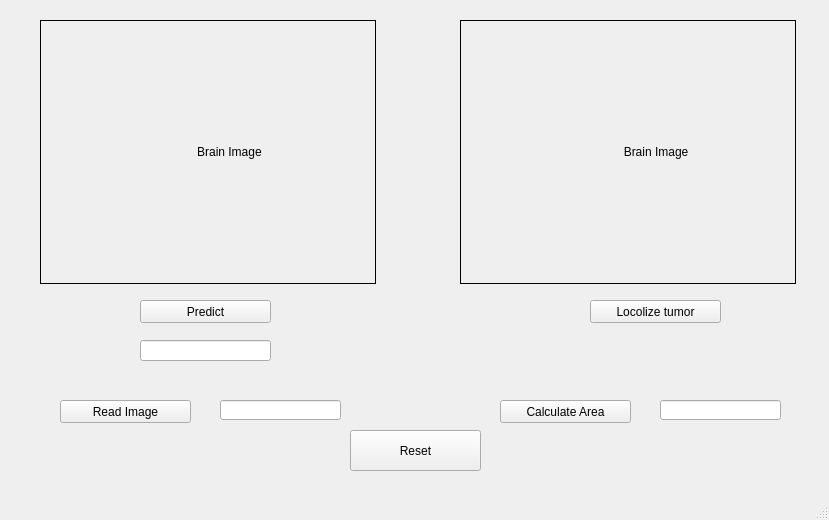
<?xml version="1.0" encoding="UTF-8"?>
<ui version="4.0">
 <class>BraintumorPredictor</class>
 <widget class="QMainWindow" name="BraintumorPredictor">
  <property name="geometry">
   <rect>
    <x>0</x>
    <y>0</y>
    <width>829</width>
    <height>520</height>
   </rect>
  </property>
  <property name="windowTitle">
   <string>MainWindow</string>
  </property>
  <widget class="QWidget" name="centralwidget">
   <widget class="QLabel" name="label_2">
    <property name="geometry">
     <rect>
      <x>40</x>
      <y>20</y>
      <width>336</width>
      <height>264</height>
     </rect>
    </property>
    <property name="frameShape">
     <enum>QFrame::Box</enum>
    </property>
    <property name="text">
     <string>                                              Brain Image</string>
    </property>
    <property name="scaledContents">
     <bool>true</bool>
    </property>
   </widget>
   <widget class="QPushButton" name="pushButton_2">
    <property name="geometry">
     <rect>
      <x>140</x>
      <y>300</y>
      <width>131</width>
      <height>23</height>
     </rect>
    </property>
    <property name="text">
     <string>Predict</string>
    </property>
   </widget>
   <widget class="QLineEdit" name="lineEdit_3">
    <property name="geometry">
     <rect>
      <x>140</x>
      <y>340</y>
      <width>131</width>
      <height>21</height>
     </rect>
    </property>
   </widget>
   <widget class="QPushButton" name="pushButton_3">
    <property name="geometry">
     <rect>
      <x>590</x>
      <y>300</y>
      <width>131</width>
      <height>23</height>
     </rect>
    </property>
    <property name="text">
     <string>Locolize tumor</string>
    </property>
   </widget>
   <widget class="QPushButton" name="pushButton_4">
    <property name="geometry">
     <rect>
      <x>500</x>
      <y>400</y>
      <width>131</width>
      <height>23</height>
     </rect>
    </property>
    <property name="text">
     <string>Calculate Area</string>
    </property>
   </widget>
   <widget class="QLineEdit" name="lineEdit_2">
    <property name="geometry">
     <rect>
      <x>660</x>
      <y>400</y>
      <width>121</width>
      <height>20</height>
     </rect>
    </property>
   </widget>
   <widget class="QLineEdit" name="lineEdit_4">
    <property name="geometry">
     <rect>
      <x>220</x>
      <y>400</y>
      <width>121</width>
      <height>20</height>
     </rect>
    </property>
   </widget>
   <widget class="QPushButton" name="pushButton_5">
    <property name="geometry">
     <rect>
      <x>60</x>
      <y>400</y>
      <width>131</width>
      <height>23</height>
     </rect>
    </property>
    <property name="text">
     <string>Read Image</string>
    </property>
   </widget>
   <widget class="QLabel" name="label_3">
    <property name="geometry">
     <rect>
      <x>460</x>
      <y>20</y>
      <width>336</width>
      <height>264</height>
     </rect>
    </property>
    <property name="frameShape">
     <enum>QFrame::Box</enum>
    </property>
    <property name="text">
     <string>                                                Brain Image</string>
    </property>
    <property name="scaledContents">
     <bool>true</bool>
    </property>
   </widget>
   <widget class="QPushButton" name="pushButton_6">
    <property name="geometry">
     <rect>
      <x>350</x>
      <y>430</y>
      <width>131</width>
      <height>41</height>
     </rect>
    </property>
    <property name="text">
     <string>Reset</string>
    </property>
   </widget>
  </widget>
  <widget class="QMenuBar" name="menubar">
   <property name="geometry">
    <rect>
     <x>0</x>
     <y>0</y>
     <width>829</width>
     <height>21</height>
    </rect>
   </property>
  </widget>
  <widget class="QStatusBar" name="statusbar"/>
 </widget>
 <resources/>
 <connections/>
</ui>
